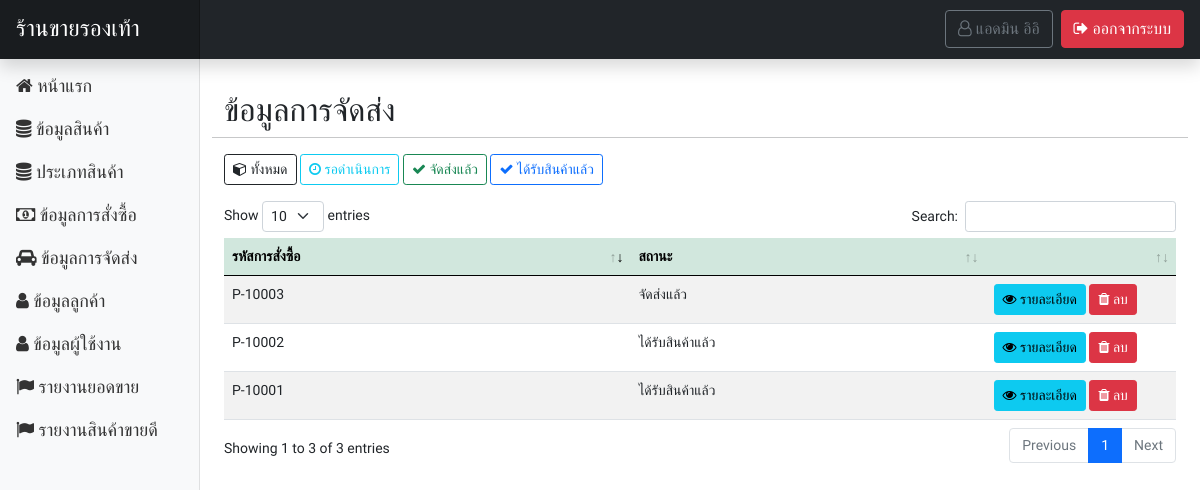
The app's page /page-admin/shipment_show.php (signed in), older data.
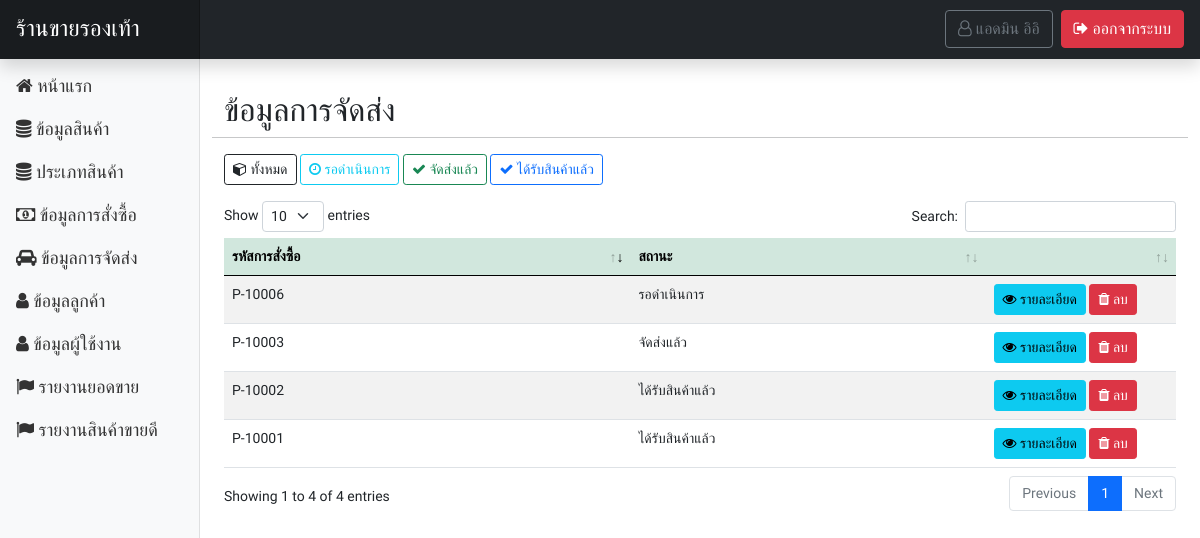
The same page, newer data.
### tables this page shows
CREATE TABLE `tbl_shipment` (
  `sm_id` int(50) NOT NULL,
  `sm_company` varchar(255) NOT NULL,
  `sm_code` varchar(255) NOT NULL,
  `sm_date` varchar(255) NOT NULL,
  `sm_date_receive` varchar(255) NOT NULL,
  `sm_pm_code` varchar(255) NOT NULL,
  `sm_status` varchar(255) NOT NULL
);

### functions.php (called while the page is built, shortened)
<?php
class ConnectDB
{
    protected $db;
    function __construct()
    {
        $DB_HOST = "localhost";
        $DB_USER = "root";
        $DB_PASS = "";
        $DB_NAME = "stoe_store";
        $con = new mysqli($DB_HOST, $DB_USER, $DB_PASS, $DB_NAME);
        $con->set_charset("utf8");
        $this->db = $con;
    }
    function query($data)
    {
        $result = $this->db->query($data);
        if ($result == true) {
            return $result;
        } else {
            echo "Error to query.!!";
        }
    }
}
class User extends ConnectDB
{
    function userGetById($id)
    {
        $result = $this->db->query("SELECT * FROM tbl_user WHERE u_id = '$id' ");
        $row = $result->fetch_all(MYSQLI_ASSOC);
        return $row;
    }
}

### page-admin/navbar.php (called while the page is built, shortened)
<?php
    $objName = new User();
    $rowName = $objName->userGetById($_SESSION['user']['id']);
?>

### page-admin/shipment_show.php (the view, shortened to what the changed rows need)
<?php include('header.php'); ?>
</head>
<?php
$obj = new ConnectDB();
$objModal = new ConnectDB();
if (isset($_GET['display'])) {
    switch ($_GET['display']) {
        case 'success':
            $result = $obj->query("SELECT * FROM tbl_shipment as sm INNER JOIN tbl_payment AS pm ON sm.sm_pm_code = pm.pm_code INNER JOIN tbl_user as u ON pm.pm_u_id = u.u_id WHERE sm.sm_status = 'จัดส่งแล้ว' ");
            break;
        case 'wait':
            $result = $obj->query("SELECT * FROM tbl_shipment as sm INNER JOIN tbl_payment AS pm ON sm.sm_pm_code = pm.pm_code INNER JOIN tbl_user as u ON pm.pm_u_id = u.u_id WHERE sm.sm_status = 'รอดำเนินการ' ");
            break;
        case 'receive':
            $result = $obj->query("SELECT * FROM tbl_shipment as sm INNER JOIN tbl_payment AS pm ON sm.sm_pm_code = pm.pm_code INNER JOIN tbl_user as u ON pm.pm_u_id = u.u_id WHERE sm.sm_status = 'ได้รับสินค้าแล้ว' ");
            break;
    }
} else {
    $result = $obj->query("SELECT * FROM tbl_shipment as sm INNER JOIN tbl_payment AS pm ON sm.sm_pm_code = pm.pm_code INNER JOIN tbl_user as u ON pm.pm_u_id = u.u_id ");
}
?>
<body>
    <?php include('navbar.php'); ?>
    <div class="container-fluid">
        <div class="row my-4">
            <main class="col-md-9 ms-sm-auto col-lg-10 px-md-4">
                <div class="row mt-2">
                    <h2>ข้อมูลการจัดส่ง</h2>
                    <hr>
                    <div class="row mb-3">
                        <div class="col-md-12">
                        </div>
                    </div>
                    <table id="dtb" class="table table-striped table-hover" style="width:100%">
                        <thead>
                            <tr class="table-success">
                                <th>รหัสการสั่งซื้อ</th>
                                <th>สถานะ</th>
                                <th></th>
                            </tr>
                        </thead>
                        <tbody>
                            <?php while ($row = $result->fetch_array()) { ?>
                                <tr>
                                    <td><?= $row['sm_pm_code']; ?></td>
                                    <td><?= $row['sm_status']; ?></td>
                                    <td width="20%">
                                        <?php if (isset($_GET['display']) && $_GET['display'] == 'success') { ?>
                                            <button class="btn btn-sm btn-info m-0" type="button" data-bs-toggle="modal" data-bs-target="#Modal<?= $row['sm_id'] ?>"><i class="fa fa-eye" aria-hidden="true"></i> รายละเอียด</button>
                                            <a href="?action=delete&sm_id=<?= $row['sm_id']; ?>&pm_code=<?= $row['sm_pm_code']; ?>" class="btn btn-sm btn-danger" onclick="return confirm('ยืนยันการลบ?\n** การกระทำนี้จะลบรายการสั่งซื้อออกไปด้วย');"><i class="fa fa-trash" aria-hidden="true"></i> ลบ</a>
                                        <?php } else { ?>
                                            <button class="btn btn-sm btn-info m-0" type="button" data-bs-toggle="modal" data-bs-target="#Modal<?= $row['sm_id'] ?>"><i class="fa fa-eye" aria-hidden="true"></i> รายละเอียด</button>
                                            <a href="?action=delete&sm_id=<?= $row['sm_id']; ?>&pm_code=<?= $row['sm_pm_code']; ?>" class="btn btn-sm btn-danger" onclick="return confirm('ยืนยันการลบ?\n** การกระทำนี้จะลบรายการสั่งซื้อออกไปด้วย');"><i class="fa fa-trash" aria-hidden="true"></i> ลบ</a>
                                        <?php } ?>
                                    </td>
                                </tr>
                                                            <?php
                                                            $resultModal = $objModal->query("SELECT * FROM tbl_payment_list as pl INNER JOIN tbl_cargo as cg ON pl.pl_cg_id=cg.cg_id WHERE  pl.pl_pm_code = '" . $row['pm_code'] . "' ");
                                                            ?>
                            <?php } ?>
                        </tbody>
                    </table>
                </div>
            </main>
        </div>
    </div>
    <?php include('call_datatable.php'); ?>
</body>
</html>

Row changes from the older to the newer data that the page shows:
added tbl_shipment: sm_pm_code "P-10006", sm_status "รอดำเนินการ"
Text that changed along with them:
text written by a page script: "Show entries Search: Showing 1 to 3 of 3 entries Previous 1 Next" → "Show entries Search: Showing 1 to 4 of 4 entries Previous 1 Next"
